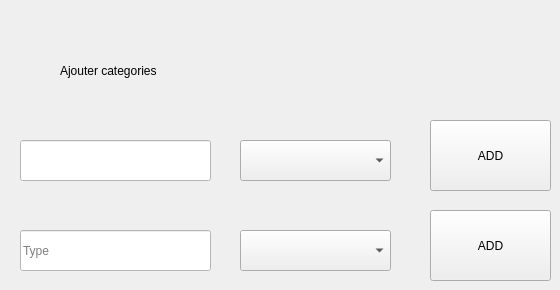
      <widget class="QWidget" name="tab_13">
       <attribute name="title">
        <string>Parametres</string>
       </attribute>
       <widget class="QLabel" name="label_7">
        <property name="geometry">
         <rect>
          <x>60</x>
          <y>40</y>
          <width>251</width>
          <height>61</height>
         </rect>
        </property>
        <property name="styleSheet">
         <string notr="true">font: 75 16pt &quot;MS Shell Dlg 2&quot;;</string>
        </property>
        <property name="text">
         <string>Ajouter categories</string>
        </property>
       </widget>
       <widget class="QPushButton" name="btn_category">
        <property name="geometry">
         <rect>
          <x>430</x>
          <y>120</y>
          <width>121</width>
          <height>71</height>
         </rect>
        </property>
        <property name="text">
         <string>ADD</string>
        </property>
       </widget>
       <widget class="QLineEdit" name="lineEdit_12">
        <property name="geometry">
         <rect>
          <x>20</x>
          <y>140</y>
          <width>191</width>
          <height>41</height>
         </rect>
        </property>
        <property name="styleSheet">
         <string notr="true">background-color: rgb(255, 255, 255);
color: rgb(0, 0, 0);
font: 75 12pt &quot;MS Shell Dlg 2&quot;;</string>
        </property>
       </widget>
       <widget class="QComboBox" name="comboBox_2">
        <property name="geometry">
         <rect>
          <x>240</x>
          <y>140</y>
          <width>151</width>
          <height>41</height>
         </rect>
        </property>
       </widget>
       <widget class="QLineEdit" name="lineEdit_54">
        <property name="geometry">
         <rect>
          <x>20</x>
          <y>230</y>
          <width>191</width>
          <height>41</height>
         </rect>
        </property>
        <property name="styleSheet">
         <string notr="true">background-color: rgb(255, 255, 255);
color: rgb(0, 0, 0);
font: 75 12pt &quot;MS Shell Dlg 2&quot;;</string>
        </property>
        <property name="placeholderText">
         <string>Type</string>
        </property>
       </widget>
       <widget class="QComboBox" name="comboBox_8">
        <property name="geometry">
         <rect>
          <x>240</x>
          <y>230</y>
          <width>151</width>
          <height>41</height>
         </rect>
        </property>
       </widget>
       <widget class="QPushButton" name="btn_categorya">
        <property name="geometry">
         <rect>
          <x>430</x>
          <y>210</y>
          <width>121</width>
          <height>71</height>
         </rect>
        </property>
        <property name="text">
         <string>ADD</string>
        </property>
       </widget>
      </widget>
